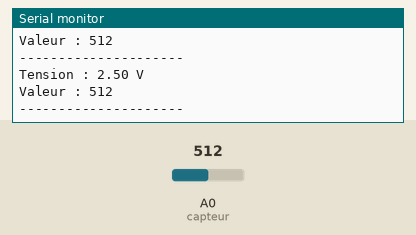
A sketch run on a simulated Arduino Uno, built with avr-gcc and run on an emulated ATmega328P. Shown: the last lines printed to the serial monitor. Inputs (shaded band) come from the test bench; at power-on: A0 (capteur) = 512.

Above: at 1.3 s.
1.4 s: A0 (capteur) set to 716
At 1.83 s:
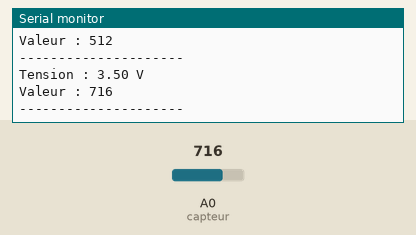
2.9 s: A0 (capteur) set to 900
At 3.33 s:
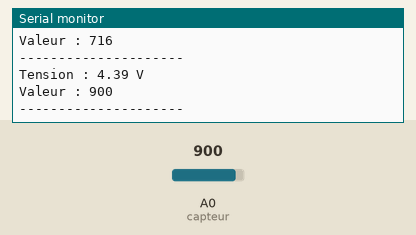
Timing chart, 0 to 5.9 s (numbered marks = the images above; inputs shaded):
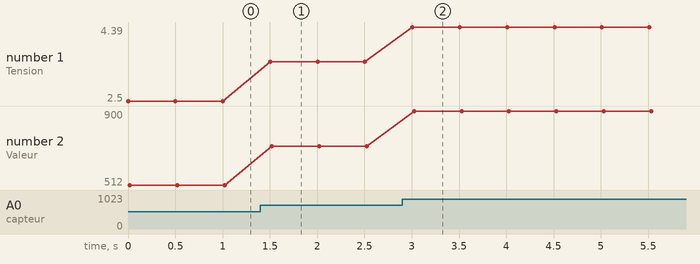

Measured:
- after the input at 1.4 s, the serial monitor: prints a new line after 0.10 s (image 1)
- after the input at 2.9 s, the serial monitor: prints a new line after 0.11 s (image 2)
- plotted number 1: 2.5 → 3.5 after the input at 1.4 s, 3.5 → 4.39 after the input at 2.9 s
- plotted number 2: 512 → 716 after the input at 1.4 s, 716 → 900 after the input at 2.9 s

The sketch:

etalonnage.ino
```cpp
const int capteur = 0; //capteur branché sur la pin analogique 0
float tension = 0.0;
int valeur = 0;

void setup()
{
    Serial.begin(9600);
}

void loop()
{
    valeur = analogRead(capteur);
    tension = (valeur*5.0)/1024;

    Serial.print("Tension : ");
    Serial.print(tension);
    Serial.println(" V");
    Serial.print("Valeur : ");
    Serial.println(valeur);
    Serial.println("---------------------");

    delay(500);
}

// attention code non complet cf dossier avec documents
```
